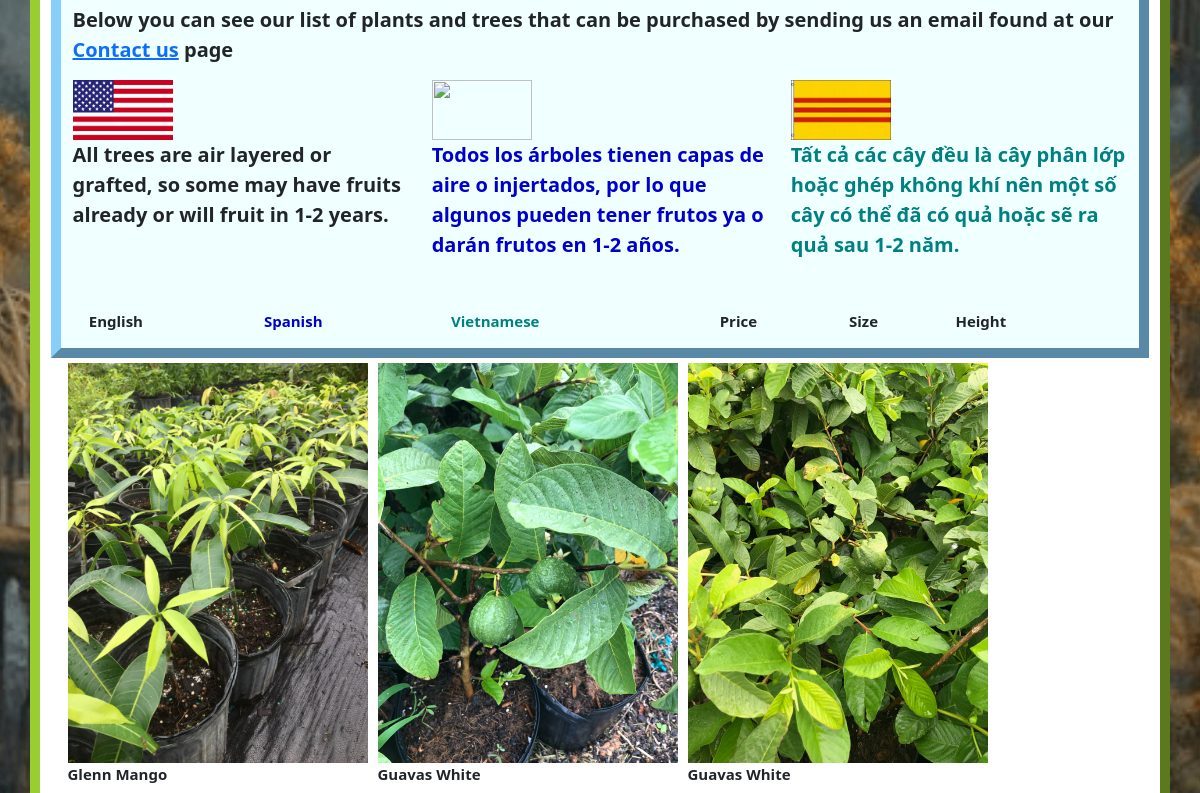
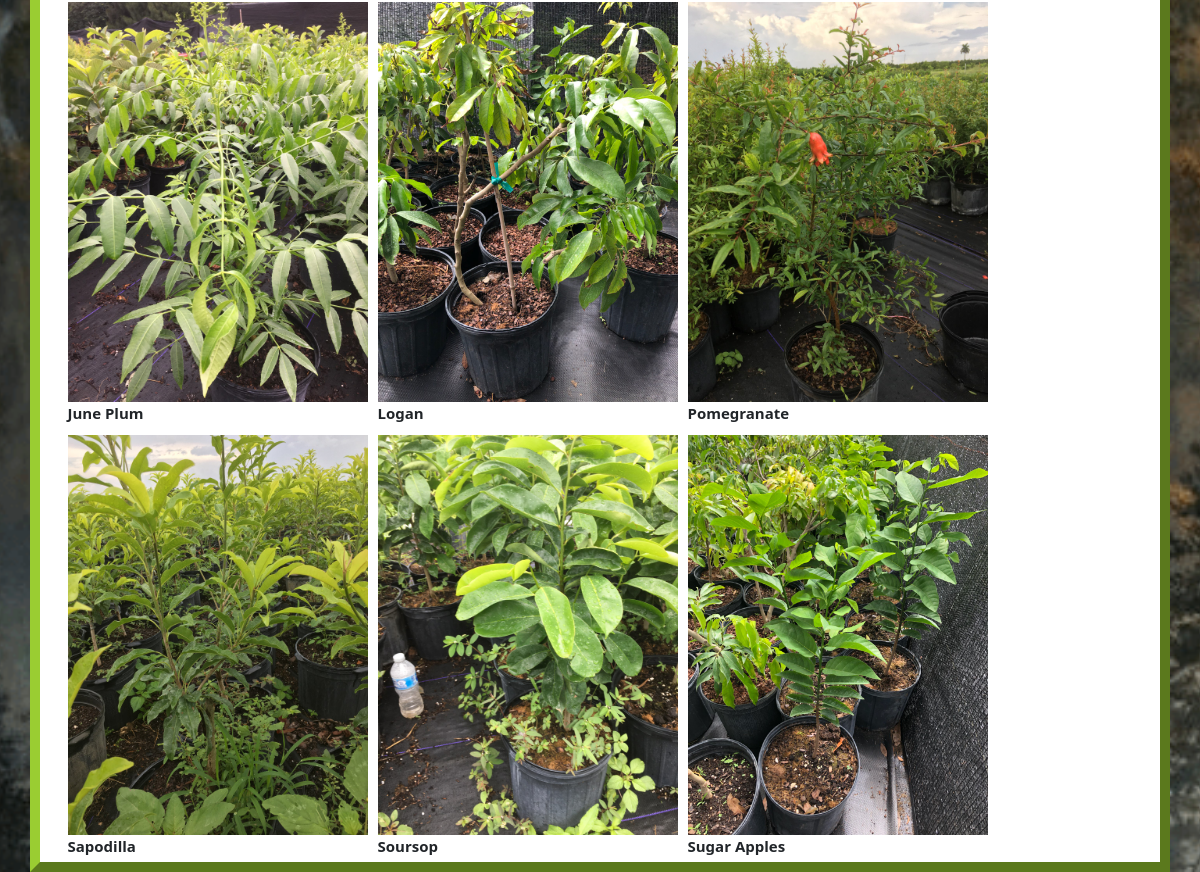
Before: / (lower part) with the older database file (2 pictures, top to bottom).
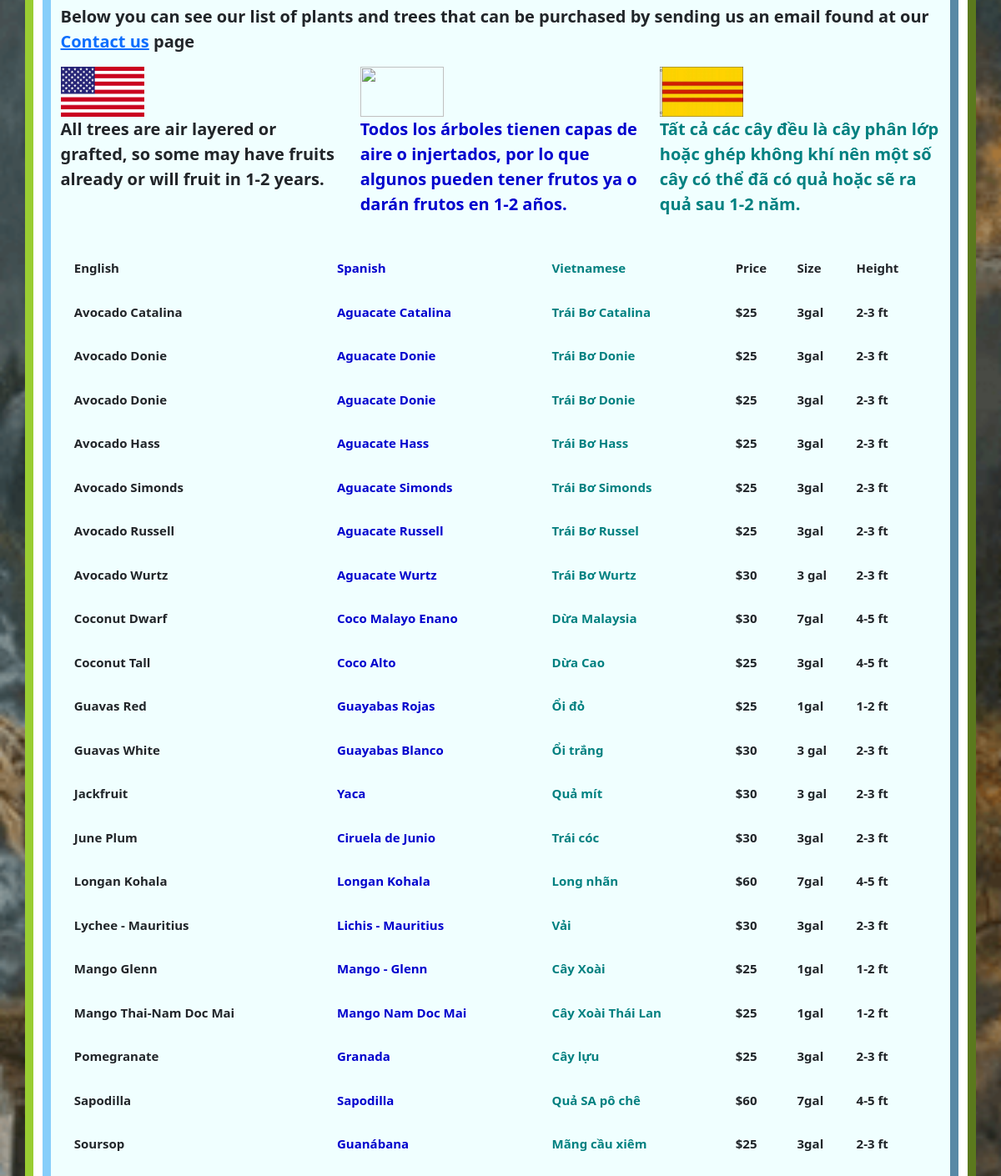
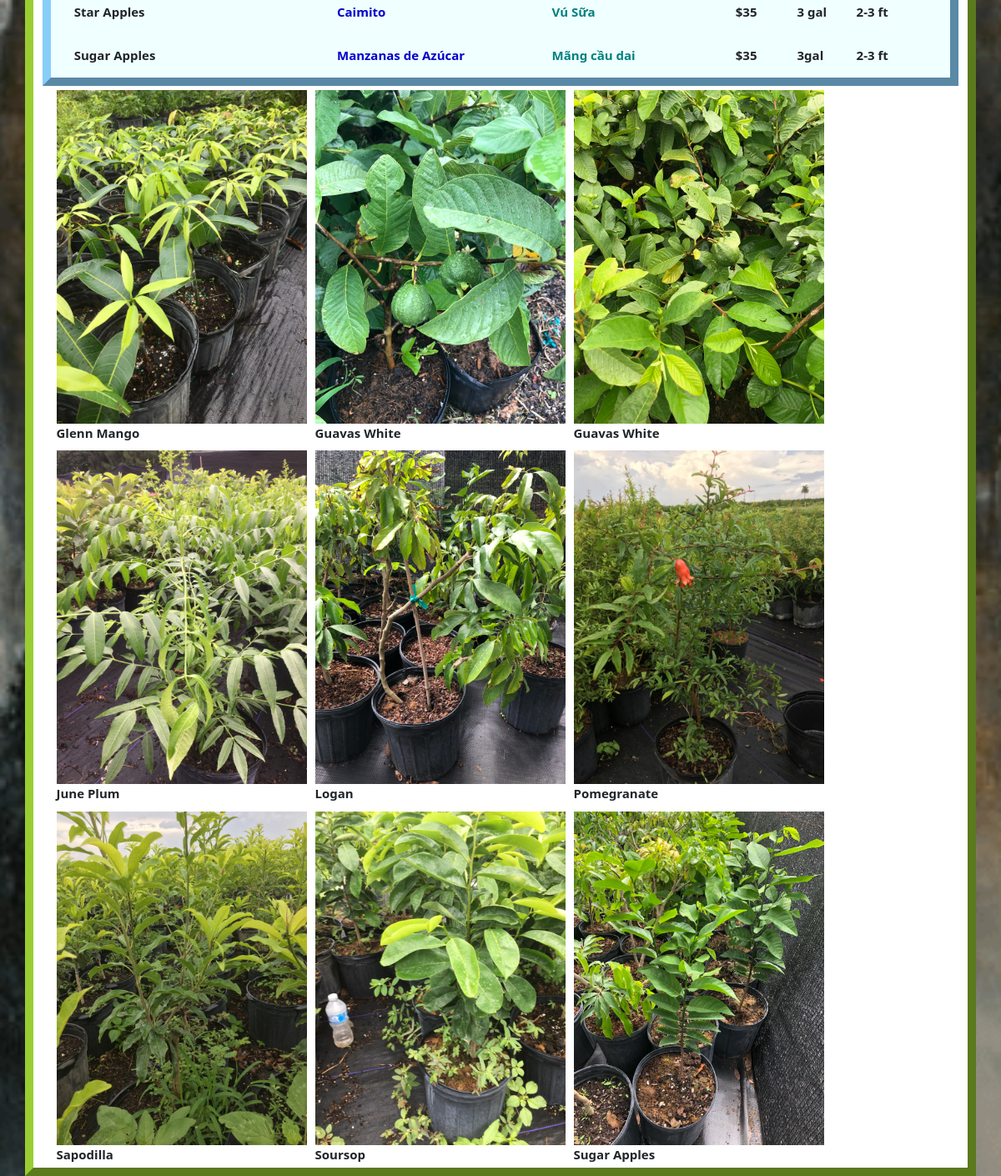
After: the same page with the newer database file (2 pictures, top to bottom).
### my_app/models.py (models this page shows, shortened)
class Nursery(models.Model):
    english = models.CharField(("English"), max_length=255)
    spanish = models.CharField(("Spanish"), max_length=255)
    vietnamese = models.CharField(("Vietnamese"), max_length=255)
    price = models.IntegerField('Price')
    size = models.CharField(("Size"), max_length=150)
    height = models.CharField(("Height"), max_length=150)
    class Meta:
        verbose_name_plural = 'Nurseries'
        db_table = 'Nursery'

### my_app/views.py (the view)
# urls.py: path('', views.home, name='home'),
def home(request):
    nurseries = models.Nursery.objects.all()
    nurseries_dict = {
        'nurseries': nurseries
    }
    return render(request, 'base.html', nurseries_dict)

### templates/base.html (shortened to what this page needs)
<!DOCTYPE html>
<html lang="en">
{% load static %}
<body style="background-image: url(static/images/lotr-rivendell.png); background-repeat: no-repeat; background-position: center; background-size: cover;">
<head>
    <link rel="stylesheet" href="https://cdnjs.cloudflare.com/ajax/libs/materialize/1.0.0/css/materialize.min.css">
     <link href="https://cdn.jsdelivr.net/npm/bootstrap@5.0.2/dist/css/bootstrap.min.css" rel="stylesheet">
</head>
    <div class="container bordered" style="background-color:white; display: flow-root;">
        <div class="container border2" style="background-color:azure">
            <p ><b>Below you can see our list of plants and trees that can be purchased by sending us an email found at our <A HREF="contact">Contact us</A> page</b></p>
            <div class="row">
                <div class="col s4">
                    <img class="flag" src="../static/images/american-flag.jpg" width="100" height="60">
                    <p ><b>All trees are air layered or grafted, so some may have fruits already or will fruit in 1-2 years.</b></p>
                </div>
                <div class="col s4">
                    <img class="flag" src="../static/images/spain-flag.png" width="100" height="60">
                    <p style="color:mediumblue; "><b>Todos los árboles tienen capas de aire o injertados,
                        por lo que algunos pueden tener frutos ya o darán frutos en 1-2 años.</b></p>
                </div>
                <div class="col s4">
                    <img class="flag" src="../static/images/vietnamese-flag.jpg" width="100" height="60">
                    <p style="color:teal; "><b>Tất cả các cây đều là cây phân lớp hoặc ghép không khí
                            nên một số cây có thể đã có quả hoặc sẽ ra quả sau 1-2 năm.</b></p>
                </div>
            </div>
        <div class="container-fluid">
            <table class="fix-table highlight" style="background-color:azure">
                <thead>
                <tr>
                    <th >English</th>
                    <th style="color: mediumblue; ">Spanish</th>
                    <th style="color:teal; ">Vietnamese</th>
                    <th >Price</th>
                    <th >Size</th>
                    <th >Height</th>
                </tr>
                </thead>
                {% for nurse in nurseries %}
                <tbody>
                <tr>
                    <td ><b>{{ nurse.english }}</b></td>
                    <td style="color:mediumblue; "><b>{{ nurse.spanish }}</b></td>
                    <td style="color:teal; "><b>{{ nurse.vietnamese }}</b></td>
                    <td ><b>${{ nurse.price }}</b></td>
                    <td ><b>{{ nurse.size }}</b></td>
                    <td ><b>{{ nurse.height }}</b></td>
                </tr>
                </tbody>
                {% endfor %}
            </table>
        </div>
    </div>
<div class="container-fluid">
    <div class="column">
        <img src="../static/images/glenn_mango.jpg" width="300">
        <figcaption><b>Glenn Mango</b></figcaption>
    </div>
    <div class="column">
        <img src="../static/images/guavas_white.jpg" width="300">
        <figcaption><b>Guavas White</b></figcaption>
    </div>
    <div class="column">
        <img src="../static/images/guavas_white_2.jpg" width="300">
        <figcaption><b>Guavas White</b></figcaption>
    </div>
    <div class="column">
        <img src="../static/images/june_plum.jpg" width="300">
        <figcaption><b>June Plum</b></figcaption>
    </div>
    <div class="column">
        <img src="../static/images/logan.jpg" width="300">
        <figcaption><b>Logan</b></figcaption>
    </div>
    <div class="column">
        <img src="../static/images/pomegranate.jpg" width="300">
        <figcaption><b>Pomegranate</b></figcaption>
    </div>
    <div class="column">
        <img src="../static/images/sapodilla.jpg" width="300">
        <figcaption><b>Sapodilla</b></figcaption>
    </div>
    <div class="column">
        <img src="../static/images/soursop.jpg" width="300">
        <figcaption><b>Soursop</b></figcaption>
    </div>
    <div class="column">
        <img src="../static/images/sugar_apples.jpg" width="300">
        <figcaption><b>Sugar Apples</b></figcaption>
    </div>
</div>
      <!-- {% load static %}
      <body id="bg" style="background-image: url('../static/images/lilipup.jpg" alt="Dog')";></body> -->
</body>
</html>

### templates/base.html (style rules this page uses)
.bordered { border:10px outset yellowgreen; }
p { font-size: 20px; }
.border2 { border:10px outset lightskyblue; }
.flag { max-width: 100%; }
.fix-table { max-width: 100%; }
.column { float: left; padding: 5px; max-width: 100%; }

Changed rows visible on the page:
added Nursery: english "Avocado Catalina", spanish "Aguacate Catalina", vietnamese "Trái Bơ Catalina", price "25", size "3gal", height "2-3 ft"
added Nursery: english "Avocado Donie", spanish "Aguacate Donie", vietnamese "Trái Bơ Donie", price "25", size "3gal", height "2-3 ft"
added Nursery: english "Avocado Donie", spanish "Aguacate Donie", vietnamese "Trái Bơ Donie", price "25", size "3gal", height "2-3 ft"
added Nursery: english "Avocado Hass", spanish "Aguacate Hass", vietnamese "Trái Bơ Hass", price "25", size "3gal", height "2-3 ft"
added Nursery: english "Avocado Simonds", spanish "Aguacate Simonds", vietnamese "Trái Bơ Simonds", price "25", size "3gal", height "2-3 ft"
added Nursery: english "Avocado Russell", spanish "Aguacate Russell", vietnamese "Trái Bơ Russel", price "25", size "3gal", height "2-3 ft"
added Nursery: english "Avocado Wurtz", spanish "Aguacate Wurtz", vietnamese "Trái Bơ Wurtz", price "30", size "3 gal", height "2-3 ft"
added Nursery: english "Coconut Dwarf", spanish "Coco Malayo Enano", vietnamese "Dừa Malaysia", price "30", size "7gal", height "4-5 ft"
added Nursery: english "Coconut Tall", spanish "Coco Alto", vietnamese "Dừa Cao", price "25", size "3gal", height "4-5 ft"
added Nursery: english "Guavas Red", spanish "Guayabas Rojas", vietnamese "Ổi đỏ", price "25", size "1gal", height "1-2 ft"
added Nursery: english "Guavas White", spanish "Guayabas Blanco", vietnamese "Ổi trắng", price "30", size "3 gal", height "2-3 ft"
added Nursery: english "Jackfruit", spanish "Yaca", vietnamese "Quả mít", price "30", size "3 gal", height "2-3 ft"
added Nursery: english "June Plum", spanish "Ciruela de Junio", vietnamese "Trái cóc", price "30", size "3gal", height "2-3 ft"
added Nursery: english "Longan Kohala", spanish "Longan Kohala", vietnamese "Long nhãn", price "60", size "7gal", height "4-5 ft"
added Nursery: english "Lychee - Mauritius", spanish "Lichis - Mauritius", vietnamese "Vải", price "30", size "3gal", height "2-3 ft"
added Nursery: english "Mango Glenn", spanish "Mango - Glenn", vietnamese "Cây Xoài", price "25", size "1gal", height "1-2 ft"
added Nursery: english "Mango Thai-Nam Doc Mai", spanish "Mango Nam Doc Mai", vietnamese "Cây Xoài Thái Lan", price "25", size "1gal", height "1-2 ft"
added Nursery: english "Pomegranate", spanish "Granada", vietnamese "Cây lựu", price "25", size "3gal", height "2-3 ft"
added Nursery: english "Sapodilla", spanish "Sapodilla", vietnamese "Quả SA pô chê", price "60", size "7gal", height "4-5 ft"
added Nursery: english "Soursop", spanish "Guanábana", vietnamese "Mãng cầu xiêm", price "25", size "3gal", height "2-3 ft"
added Nursery: english "Star Apples", spanish "Caimito", vietnamese "Vú Sữa", price "35", size "3 gal", height "2-3 ft"
added Nursery: english "Sugar Apples", spanish "Manzanas de Azúcar", vietnamese "Mãng cầu dai", price "35", size "3gal", height "2-3 ft"
